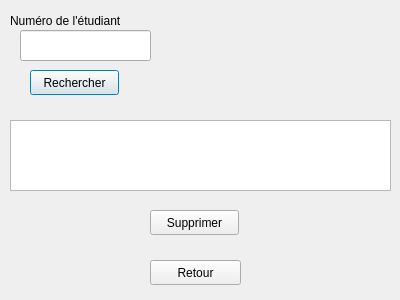
<?xml version="1.0" encoding="UTF-8"?>
<ui version="4.0">
 <class>SupprimerEtudiant</class>
 <widget class="QDialog" name="SupprimerEtudiant">
  <property name="geometry">
   <rect>
    <x>0</x>
    <y>0</y>
    <width>400</width>
    <height>300</height>
   </rect>
  </property>
  <property name="windowTitle">
   <string>Suppression d'un étudiant</string>
  </property>
  <widget class="QLabel" name="label">
   <property name="geometry">
    <rect>
     <x>10</x>
     <y>10</y>
     <width>171</width>
     <height>21</height>
    </rect>
   </property>
   <property name="text">
    <string>Numéro de l'étudiant </string>
   </property>
  </widget>
  <widget class="QPushButton" name="pushButton">
   <property name="geometry">
    <rect>
     <x>30</x>
     <y>70</y>
     <width>89</width>
     <height>25</height>
    </rect>
   </property>
   <property name="text">
    <string>Rechercher</string>
   </property>
  </widget>
  <widget class="QTableView" name="tableView">
   <property name="geometry">
    <rect>
     <x>10</x>
     <y>120</y>
     <width>381</width>
     <height>71</height>
    </rect>
   </property>
  </widget>
  <widget class="QPushButton" name="pushButton_2">
   <property name="geometry">
    <rect>
     <x>150</x>
     <y>210</y>
     <width>89</width>
     <height>25</height>
    </rect>
   </property>
   <property name="text">
    <string>Supprimer</string>
   </property>
  </widget>
  <widget class="QLineEdit" name="numeroEtudiant">
   <property name="geometry">
    <rect>
     <x>20</x>
     <y>30</y>
     <width>131</width>
     <height>31</height>
    </rect>
   </property>
  </widget>
  <widget class="QPushButton" name="cancel">
   <property name="geometry">
    <rect>
     <x>150</x>
     <y>260</y>
     <width>91</width>
     <height>25</height>
    </rect>
   </property>
   <property name="text">
    <string>Retour</string>
   </property>
  </widget>
 </widget>
 <resources/>
 <connections/>
</ui>
